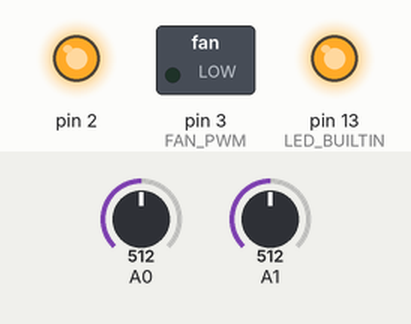
Simulated run of this sketch. Board: Arduino Uno, built with avr-gcc and run on an emulated ATmega328P. On the bench: switched loads named in the sketch (green lamp = pin HIGH), output pins drawn as LEDs (lit = HIGH). The inputs (shaded band) are chosen by the test bench; at power-on: A1 = 512, A0 = 512. What the sketch prints to the serial monitor is not drawn.

Above: at 1.2 s.
1.3 s: A1 set to 571
4.3 s: A1 set to 593
At 5.2 s:
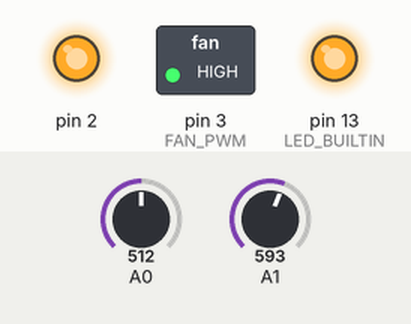
5.8 s: A1 set to 509
7.3 s: A1 set to 488
At 7.6 s:
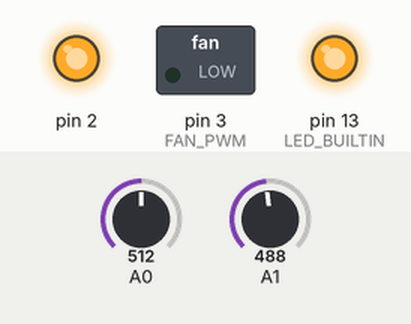
8.8 s: A1 set to 716
At 10.0 s:
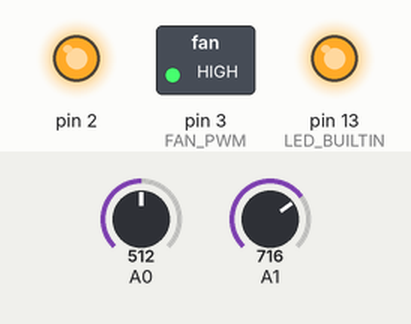
Timing chart, 0 to 11.3 s (numbered marks = the images above; inputs shaded):
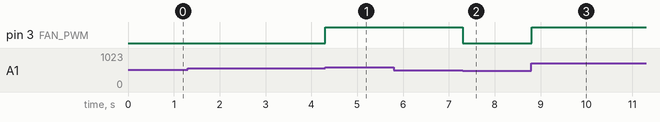

The sketch:

two_point_controller.ino
```cpp
const int B = 4275;            // B value of the thermistor
const int R0 = 100000;         // R0 = 100k

const int B_2 = 4000;            // B value of the thermistor
const int R0_2 = 10000;          // R0 = 100k

#define FAN_PWM 3

unsigned long prev_mili = 0;

unsigned long interval = 1000;

int pinSignal = 3;

#define TEMP_TH_MIN 24
#define TEMP_TH_MAX 31


void setup() {
  // put your setup code here, to run once:

  pinMode(LED_BUILTIN,OUTPUT);
  digitalWrite(LED_BUILTIN,HIGH);

  pinMode(A0,INPUT);
  pinMode(A1,INPUT);
  pinMode(A2,INPUT);

  pinMode(2,OUTPUT);
  pinMode(3,OUTPUT);

  digitalWrite(2,HIGH);
  analogWrite(FAN_PWM,0); //fan speed

  Serial.begin(9600);

}


void collecd_and_send_data()
{

    int a = analogRead(A0);
    int a_second = analogRead(A1);

    float R = (1023.0 / a) - 1.0;
    R = R0*R;
    float temperature = 1.0 / (log(R/ R0) / B + 1.0 / 298.15) - 273.15;
    Serial.print(temperature);
    Serial.print("\t ");

    float R_2 = (1023.0 / a_second) - 1.0;
    R_2 = R0_2*R_2;
    float temperature_2 = 1.0 / (log(R_2 / R0_2) / B_2 + 1.0 / 298.15) - 273.15;

    Serial.print(temperature_2);
    Serial.print("\t ");

    if(temperature_2 >= TEMP_TH_MAX)
    {
        analogWrite(FAN_PWM,255);
        Serial.println(1);
    }
    else if(temperature_2 <= TEMP_TH_MIN)
    {
        analogWrite(FAN_PWM,0);
        Serial.println(0);
    }
}

void loop() {

    unsigned long currentMillis = millis();
    // collect data every second
    if ((currentMillis - prev_mili) >= interval/10)
    {
      prev_mili = currentMillis;
      collecd_and_send_data();

    }

    delay(1);
}
```

Measured:
- the behaviour switches between 578 and 579 on A1 (found by bisection; images 0 and 1)
- the behaviour switches between 500 and 499 on A1 (found by bisection; images 1 and 2)
- after the input at 1.3 s, every drawn part: stays the same
- after the input at 4.3 s, pin 3 (FAN_PWM): LOW → HIGH at once
- after the input at 5.8 s, every drawn part: stays the same
- after the input at 7.3 s, pin 3 (FAN_PWM): HIGH → LOW at once
- after the input at 8.8 s, pin 3 (FAN_PWM): LOW → HIGH at once
